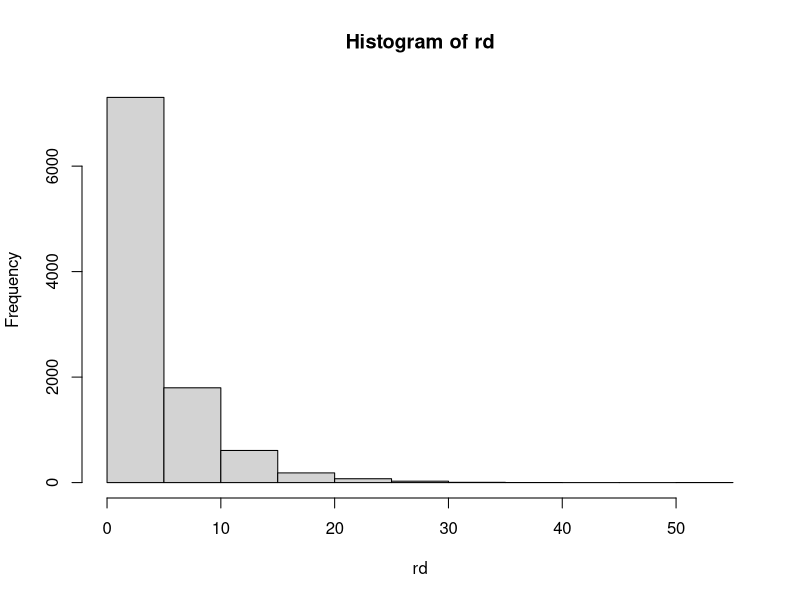
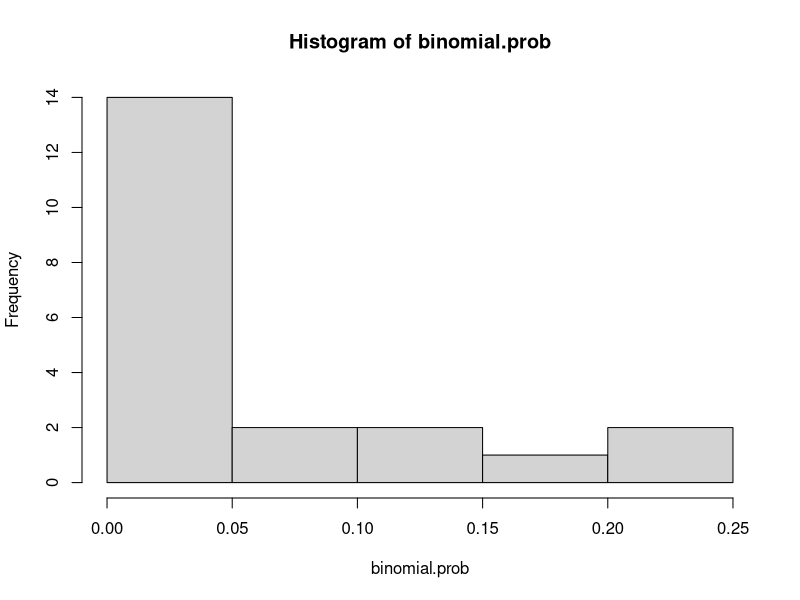
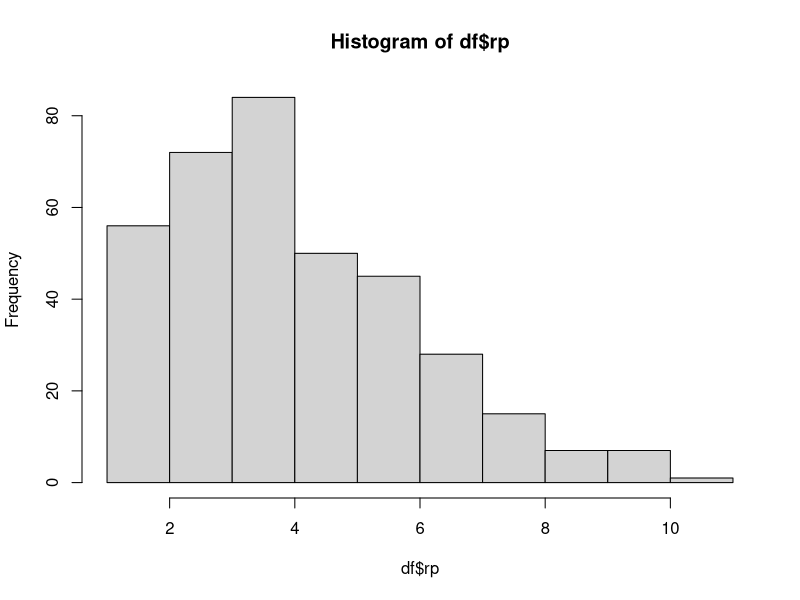
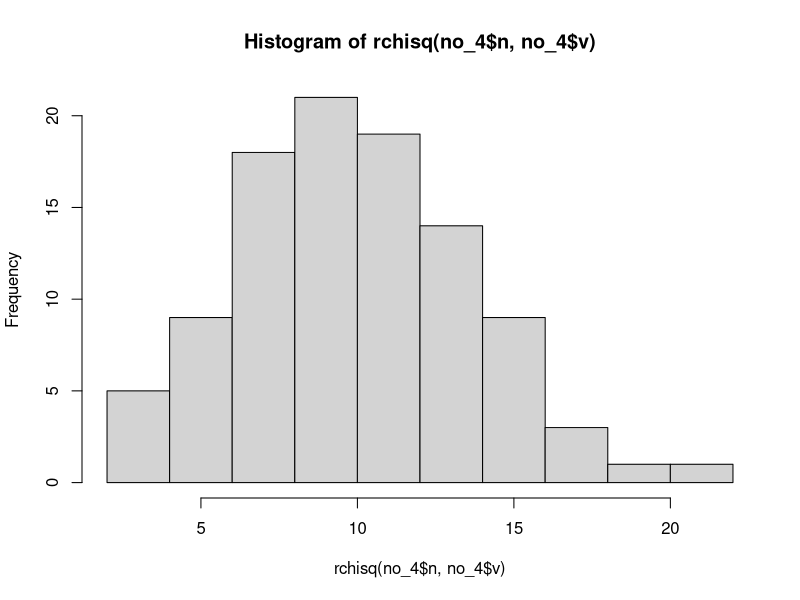
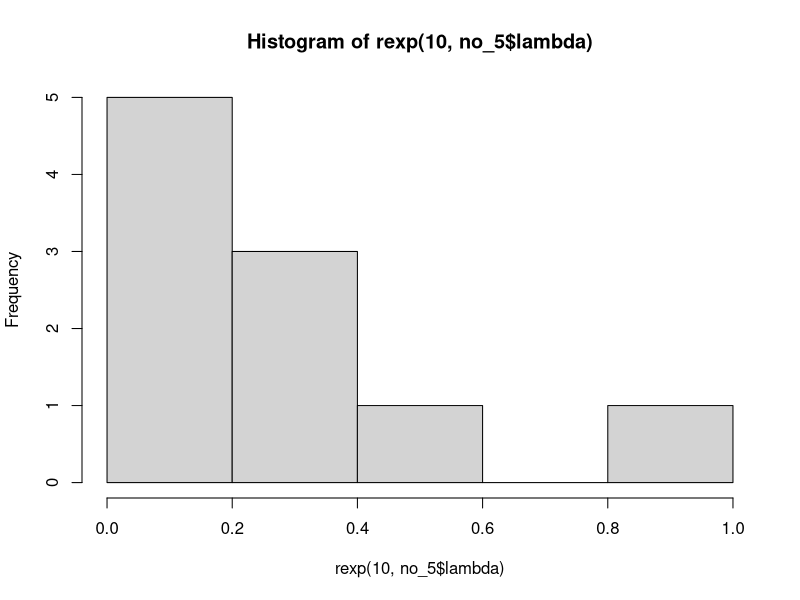
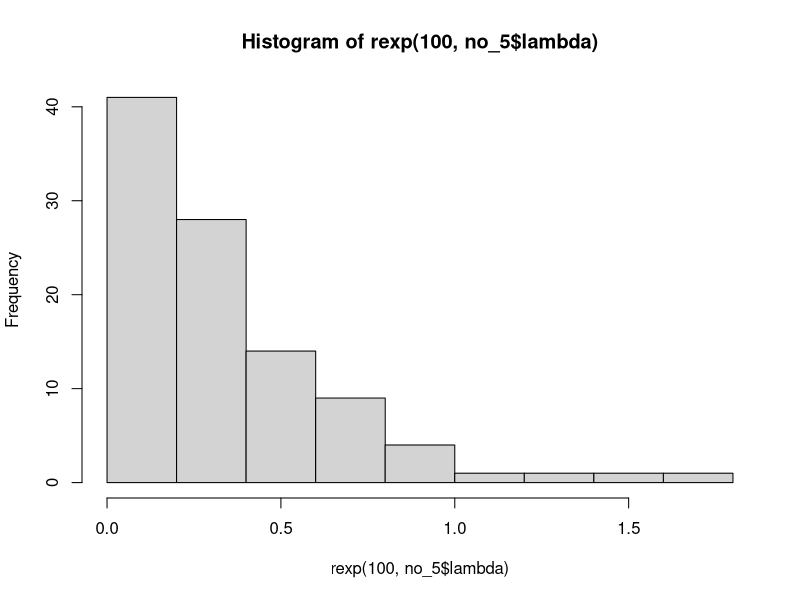
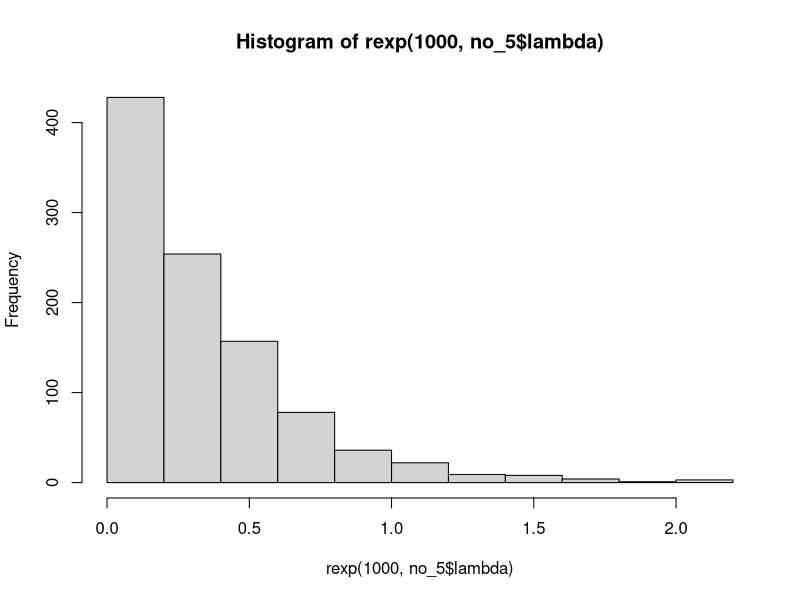
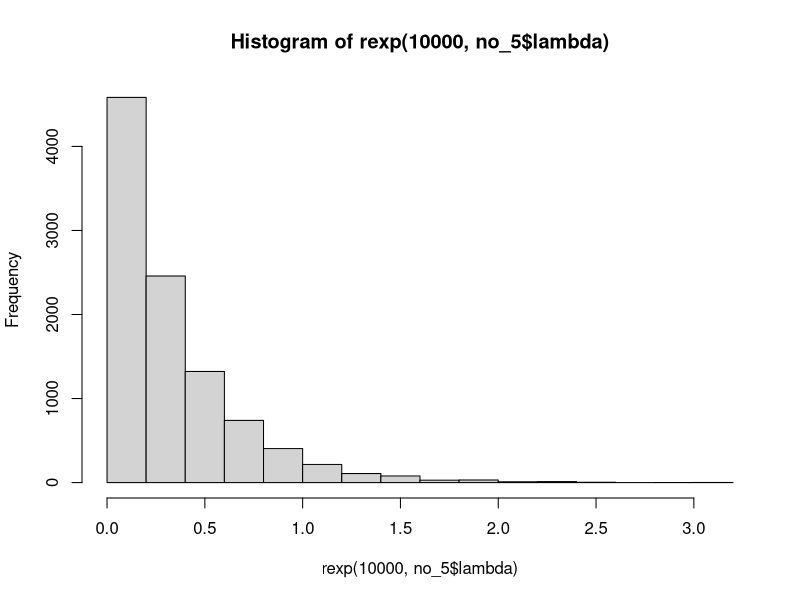

R code for these plots, in order:
#NOMOR 1
no_1 <- list("x" = 3, "p" = 0.20, "prob" = 0.20, "r" = 10000)

#penyelesaian 1a
dg <- dgeom(no_1$x, no_1$p)
print(dg)

#penyelesaian 1b
set.seed(1)
rd <-rgeom(no_1$r, no_1$prob)
print(mean(rd == 3))

#penyelesaian 1c
#distribusi geometrik & distribusi geometrik acak, dengan nilai p dan x yang sama, 
#memliki nilai yang sama (bila didekatkan)

#penyelesaian 1d
hist(rd)

#penyelesaian 1e
#mean
#1/p
print( 1/no_1$p )

#varians
#1-p/p^2
print( (1-no_1$p)/(no_1$p)^2 )

#NOMOR 2 
no_2 <- list("r" = 4, "total" = 20, "p" = 1/5, "x" = 0:20)

# penyelesaian 2a
res_2a <- dbinom(x = no_2$r, size = no_2$total, prob = no_2$p)
print(res_2a)

#penyelesaian 2b
binomial.prob <- dbinom(x = no_2$x, size = no_2$total, prob = no_2$p)
print(binomial.prob)

hist(binomial.prob)

#penyelesaian 2c
#mean
#np
print(no_2$total * no_2$p)

#varians
#npq
print(no_2$total * no_2$p * (1 - no_2$p))

#NOMOR 3
no_3 <- list("avg" = 4.5, "n" = 365)

#penyelesaian 3a
print( dpois(x = 6, lambda = no_3$avg) )

#penyelesaian 3b
set.seed(1)
rp <- rpois(365, lambda = no_3$avg)
df <- data.frame(rp)

print(table(df$rp))

hist(df$rp)

print(table(df$rp)[6] / no_3$n)

#penyelesaian 3c
#hasil a sama b kurang lebih sama

#penyelesaian 3d
#mean = varians = lambda
#mean
print(no_3$avg)

#varians
print(no_3$avg)


#NOMOR 4
no_4 <- list("x" = 12, "v" = 10, "n" = 100)

#penyelesaian 4a
print( dchisq(no_4$x, no_4$v) )

#penyelesaian 4b
set.seed(1)
hist( rchisq(no_4$n, no_4$v) )

help("dchisq")

#penyelesaian 4c
#mean
#mean = v
print(no_4$v)

#varians
#varians = v*2
print(no_4$v * 2)

#NOMOR 5
no_5 <- list("lambda" = 3)

#penyelesaian 5a
print( dexp(no_5$lambda) )

#penyelesaian 5b
set.seed(1)
hist(rexp(10, no_5$lambda))
hist(rexp(100, no_5$lambda))
hist(rexp(1000, no_5$lambda))
hist(rexp(10000, no_5$lambda))


#penyelesaian 5c
set.seed(1)
res_5c <- rexp(100, no_5$lambda)

#mean
#μ = θ
print(mean(res_5c))

#varians
#σ^2 = θ^2
print(var(res_5c))


#NOMOR 6
no_6 <- list("n" = 100, "mean" = 50, "sd" = 8)

#penyelesaian 6a
# 1. generate rnorm
# 2. convert x ke z
# 3. hitung
set.seed(1)
res_6a <- rnorm(n = no_6$n, mean = no_6$mean, sd = no_6$sd) 
print(res_6a)

x1 <- floor(mean(res_6a)) - 1
x2 <- floor(mean(res_6a)) + 1


z <- (res_6a - mean(res_6a))/no_6$sd
z1 <- (x1 - mean(res_6a))/no_6$sd
z2 <- (x2 - mean(res_6a))/no_6$sd

z1_z2 <- pnorm(z2, mean(res_6a), no_6$sd, lower.tail = TRUE) - pnorm(z1, mean(res_6a), no_6$sd, lower.tail = TRUE)

print(z1_z2)

#plot hasil random generate data
plot(res_6a, type="l")


#penyelesaian 6b
hist(res_6a, breaks = 50, main = "5025201187_Samuel_Probstat_A_DNhistogram")

#penyelesaian 6c
#varians = σ^2
print(no_6$sd ^ 2)
